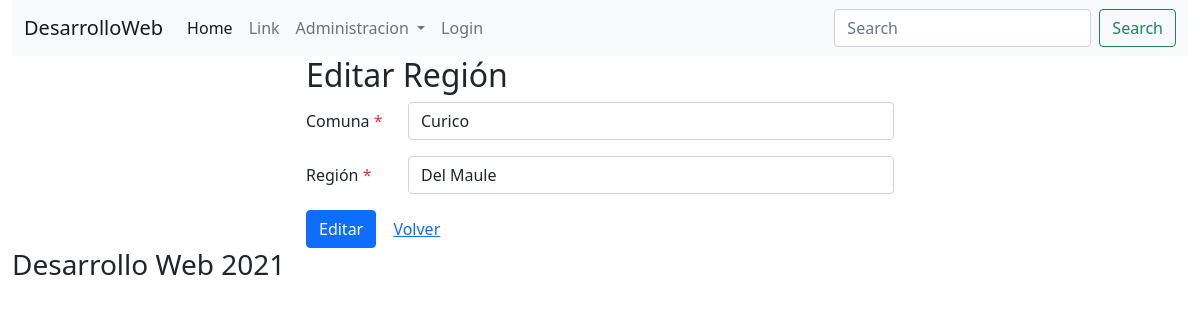
Before: /comunas/edit.php?id=5 with the older database file.
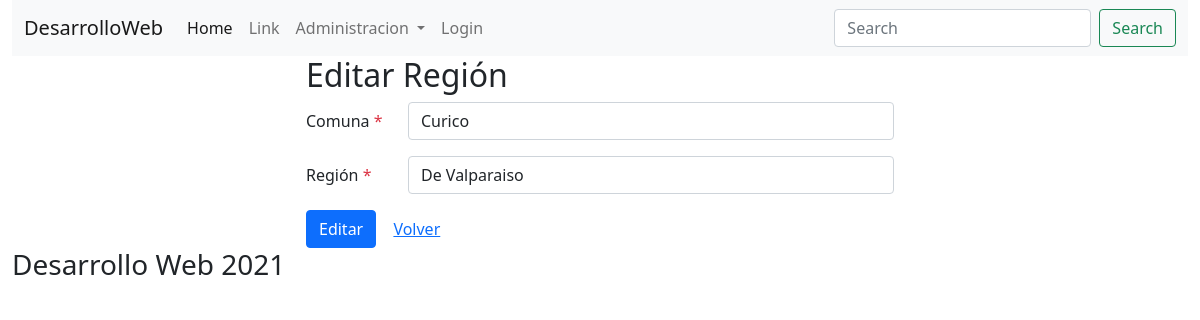
After: the same page with the newer database file.
### tables this page shows
CREATE TABLE `comunas` (
  `id` int NOT NULL AUTO_INCREMENT,
  `nombre` varchar(255) NOT NULL,
  `region_id` int NOT NULL,
  `created_at` datetime DEFAULT NULL,
  `updated_at` datetime DEFAULT NULL,
  PRIMARY KEY (`id`),
  KEY `region` (`region_id`),
  CONSTRAINT `comunas_ibfk_1` FOREIGN KEY (`region_id`) REFERENCES `regiones` (`id`)
);

CREATE TABLE `regiones` (
  `id` int NOT NULL AUTO_INCREMENT,
  `nombre` varchar(255) NOT NULL,
  `created_at` datetime DEFAULT NULL,
  `updated_at` datetime DEFAULT NULL,
  PRIMARY KEY (`id`)
);

### comunas/edit.php (the view, shortened to what this page needs)
<?php
    require('../class/conexion.php');
    if (isset($_GET['id'])) {
        $id = (int) $_GET['id'];
        $res = $mbd->prepare("SELECT c.id, c.nombre, c.region_id, r.nombre as region FROM comunas c INNER JOIN regiones r ON c.region_id = r.id WHERE c.id = ?");
        $res->bindParam(1, $id);
        $res->execute();
        $comuna = $res->fetch();
    }
?>
<!DOCTYPE html>
<html lang="en">
<head>
    <link href="https://cdn.jsdelivr.net/npm/bootstrap@5.0.0-beta3/dist/css/bootstrap.min.css" rel="stylesheet">
</head>
<body>
    <div class="container-fluid">
        <header>
            <?php include('../partials/menu.php'); ?>
        </header>
        <section>
            <div class="col-md-6 offset-md-3">
                <h2>Editar Región</h2>
                <?php if($comuna): ?>
                    <form action="" method="post">
                        <div class="row mb-3">
                            <label for="region" class="col-md-2 col-form-label">Comuna <span class="text-danger"> * </span> </label>
                            <div class="col-md-10">
                                <input type="text" name="nombre" value="<?php echo $comuna['nombre']; ?>" class="form-control" placeholder="Ingrese el nombre de la comuna">
                            </div>
                        </div>
                        <div class="row mb-3">
                            <label for="region" class="col-md-2 col-form-label">Región <span class="text-danger"> * </span> </label>
                            <div class="col-md-10">
                                <select name="region" class="form-control">
                                    <option value="<?php echo $comuna['region_id']; ?>">
                                        <?php echo $comuna['region']; ?>
                                    </option>
                                </select>
                            </div>
                        </div>
                        <button type="submit" class="btn btn-primary"> Editar </button>
                        <a href="show.php?id=<?php echo $id; ?>" class="btn btn-link"> Volver </a>
                    </form>
                <?php else: ?>
                    <p class="text-info">El dato no existe</p>
                <?php endif; ?>
            </div>
        </section>
        <footer>
            <h3>Desarrollo Web 2021</h3>
        </footer>
    </div>
</body>
</html>

Changed rows visible on the page:
changed comunas "Curico": region "Del Maule" → "De Valparaiso"
